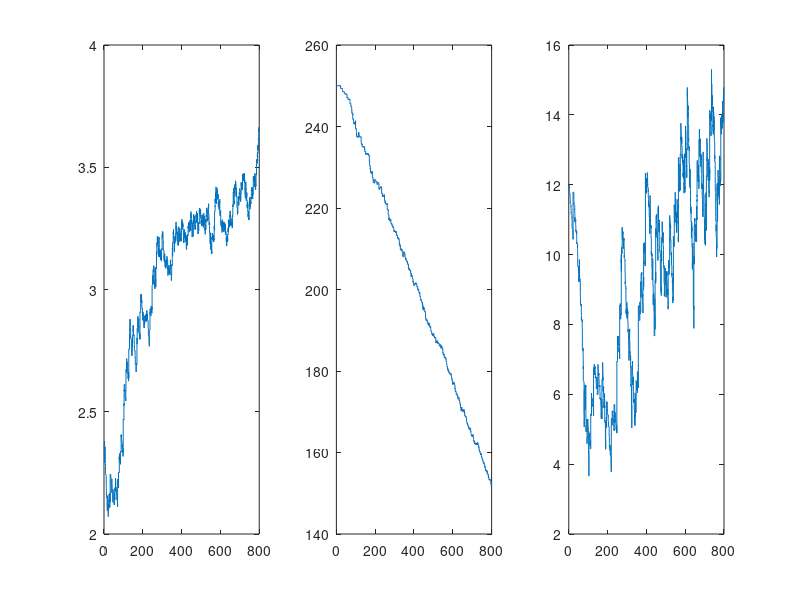

Source code (MATLAB):
clc;clear;close all;

load('dataSpikeSimulation.mat');

lambda = func_lambda;
grad = @(x,theta) [1, theta(3)^(-2)*(x-theta(2)), theta(3)^(-3)*(x-theta(2))^2];
hessan = @(x,theta) [ 0  0                               0; ...
                      0  -theta(3)^(-2)                  -2*theta(3)^(-3)*(x-theta(2)); ...
                      0  -2*theta(3)^(-3)*(x-theta(2))   -3*theta(3)^(-4)*(x-theta(2))^2];

% observation config
dt_observation = 0.02;
t_observation = 0:dt_observation :T;
x = func_x(t_observation);

% data preprocessing
t_spike = t_spike_linear/dt_observation;
dN = zeros(size(t_observation));
for i = 1:1:numel(t_spike)
    dN(ceil(t_spike(i))+1) = dN(ceil(t_spike(i))+1) + 1;
end
N = cumsum(dN);

% SSSPF
F = eye(3);
Q = diag([10^(-5), 10^(-3), 10^(-4)]);
theta_0 = [2.3;250;3.46];
W_0 = 0.1*eye(3);

theta = zeros(length(theta_0),length(t_observation));
W = zeros(size(W_0,1),size(W_0,2),length(t_observation));
theta(:,1) = theta_0;
W(:,:,1) = W_0; % how to choose the initial value?

% % SSPPF
% for i =2:1:length(t_observation)
%     theta_est = F*theta(:,i-1);
%     W_est = F * W(:,:,i-1) * F' + Q;
%     W(:,:,i) = ( W_est^(-1) + ( grad(x(i),theta_est)'*...
%                                 lambda(x(i),theta_est)*...
%                                 dt_observation*...
%                                 grad(x(i),theta_est)...
%                                 - ...
%                                 (dN(i)-lambda(x(i),theta_est)*dt_observation)*...
%                                 hessan(x(i),theta_est)...
%                                )...
%                 )^(-1);
%     theta(:,i) = theta_est + W(:,:,i)*(  grad(x(i),theta_est)'*...
%                                          (dN(i) - lambda(x(i),theta_est)*dt_observation)...
%                                       );
%     i
% end

% % SDPPF
% epsilon = diag([0.02 10 1]);
% for i =2:1:length(t_observation)
%     theta(:,i) = theta(:,i-1) + epsilon * grad(x(i),theta(:,i-1))'* (dN(i)-lambda(x(i),theta(:,i-1))*dt_observation);
%     i
% end

% SSPPF
for i =2:1:length(t_observation)
    theta_est = F*theta(:,i-1);
    W_est = F * W(:,:,i-1) * F'+Q;
    W(:,:,i) = ( W_est^(-1) + ( grad(x(i),theta_est)'*...
                                lambda(x(i),theta_est)*...
                                dt_observation*...
                                grad(x(i),theta_est)...
                                - ...
                                (dN(i)-lambda(x(i),theta_est)*dt_observation)*...
                                hessan(x(i),theta_est)...
                               )...
                )^(-1);
    theta(:,i) = theta_est + W(:,:,i)*(  grad(x(i),theta_est)'*...
                                         (dN(i) - lambda(x(i),theta_est)*dt_observation)...
                                      );
    i
end

figure(3);
subplot(1,3,1);
plot(t_observation,theta(1,:));
subplot(1,3,2);
plot(t_observation,theta(2,:));
subplot(1,3,3);
plot(t_observation,theta(3,:).^2);